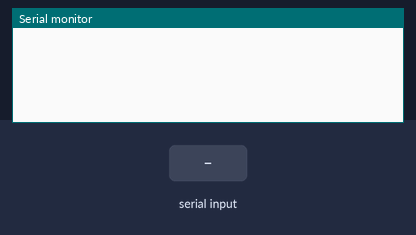
Bench run of a sketch on a simulated ESP8266 (NodeMCU). Parts: the last lines printed to the serial monitor. The inputs (shaded band) are chosen by the test bench. WiFi joins after 1.5 s; servers stay silent unless stated.

Above: at 3.0 s.
3.1 s: "1\n" received over Serial
At 4.6 s:
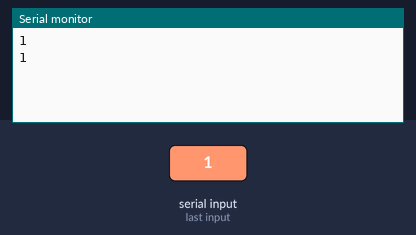
5.3 s: "0\n" received over Serial
At 6.4 s:
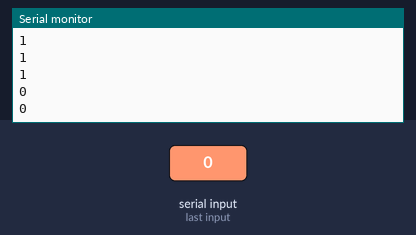
6.8 s: "2\n" received over Serial
At 7.2 s:
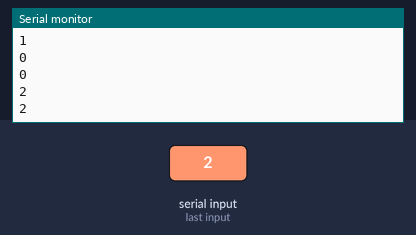
Timing chart, 0 to 9.8 s (numbered marks = the images above; inputs shaded):
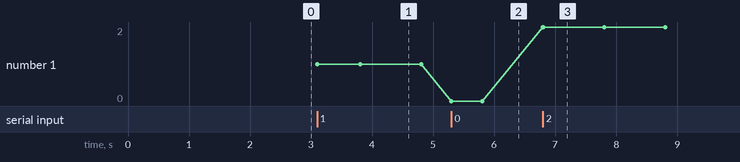

Measured:
- after the input at 3.1 s, the serial monitor: prints a new line at once (image 1)
- after the input at 5.3 s, the serial monitor: prints a new line at once (image 2)
- after the input at 6.8 s, the serial monitor: prints a new line at once (image 3)
- plotted number 1: 1 → 0 after the input at 5.3 s, 0 → 2 after the input at 6.8 s

The sketch:

ESP.ino
```cpp
#define BLYNK_PRINT Serial
#include <WiFi.h>
#include <BlynkSimpleEsp8266.h>
#include <SoftwareSerial.h>
#include <SimpleTimer.h>

WidgetLCD lcd(V2);
String data;
String I;
char auth[] = "1JCEcmsTTOVWcbvqSZyd-_d3g6qDrh7L";

// Your WiFi credentials.
// Set password to "" for open networks.
char ssid[] = "1";
char pass[] = "12345678";

SimpleTimer timer;

String myString; // complete message from arduino, which consistors of snesors data
char rdata; // received charactors


// This function sends Arduino's up time every second to Virtual Pin (1).
// In the app, Widget's reading frequency should be set to PUSH. This means
// that you define how often to send data to Blynk App.
void myTimerEvent()
{
  // You can send any value at any time.
  // Please don't send more that 10 values per second.
  Blynk.virtualWrite(V1, millis() / 1000);

}


void setup()
{
  // Debug console
  Serial.begin(9600);

  Blynk.begin(auth, ssid, pass);

    timer.setInterval(1000L,sensorvalue1);

}

void loop()
{

   if (Serial.available() == 0 )
   {
  Blynk.run();
  timer.run(); // Initiates BlynkTimer
   }

  if (Serial.available() > 0 )
  {
    rdata = Serial.read();
    myString = myString+ rdata;
   Serial.print(rdata);
    if( rdata == '\n')
    {
I = getValue(myString, ',', 0);
  myString = "";
 // Serial.println(I);
lcd.print(0,0,"pH Value:");
    }
  }

}


void sensorvalue1()
{
data = data + I;
lcd.print(0,0,"pH Value:");
 lcd.print(0,1,data);
 Serial.print(data);
 data = "";

}


String getValue(String data, char separator, int index)
{
    int found = 0;
    int strIndex[] = { 0, -1 };
    int maxIndex = data.length() - 1;

    for (int i = 0; i <= maxIndex && found <= index; i++) {
        if (data.charAt(i) == separator || i == maxIndex) {
            found++;
            strIndex[0] = strIndex[1] + 1;
            strIndex[1] = (i == maxIndex) ? i+1 : i;
        }
    }
    return found > index ? data.substring(strIndex[0], strIndex[1]) : "";
}
```
